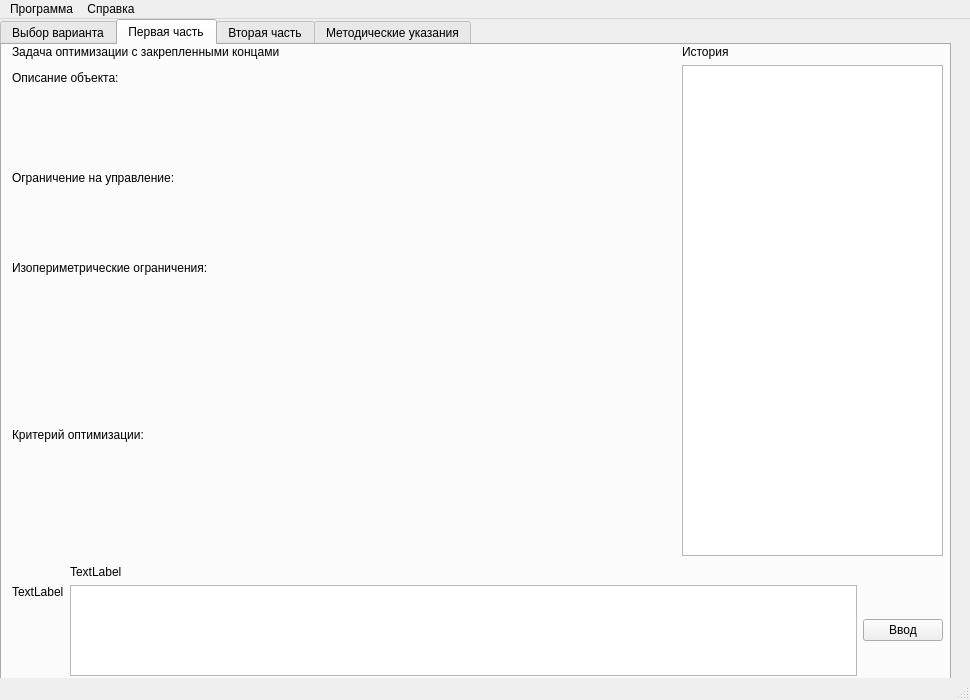
<?xml version="1.0" encoding="UTF-8"?>
<ui version="4.0">
 <class>MainWindow</class>
 <widget class="QMainWindow" name="MainWindow">
  <property name="geometry">
   <rect>
    <x>0</x>
    <y>0</y>
    <width>970</width>
    <height>700</height>
   </rect>
  </property>
  <property name="windowTitle">
   <string>Лабораторная работа по оптимальному управлению. Принцип максимума</string>
  </property>
  <widget class="QWidget" name="centralwidget">
   <widget class="QTabWidget" name="tabWidget">
    <property name="geometry">
     <rect>
      <x>0</x>
      <y>0</y>
      <width>951</width>
      <height>661</height>
     </rect>
    </property>
    <property name="focusPolicy">
     <enum>Qt::TabFocus</enum>
    </property>
    <property name="currentIndex">
     <number>1</number>
    </property>
    <widget class="QWidget" name="tab_var">
     <attribute name="title">
      <string>Выбор варианта</string>
     </attribute>
     <widget class="QWidget" name="verticalLayoutWidget">
      <property name="geometry">
       <rect>
        <x>10</x>
        <y>10</y>
        <width>211</width>
        <height>71</height>
       </rect>
      </property>
      <layout class="QVBoxLayout" name="verticalLayout">
       <item>
        <widget class="QLabel" name="label">
         <property name="text">
          <string>Выберите вариант от 1 до 25:</string>
         </property>
        </widget>
       </item>
       <item>
        <widget class="QSpinBox" name="spinBox">
         <property name="minimum">
          <number>1</number>
         </property>
         <property name="maximum">
          <number>25</number>
         </property>
        </widget>
       </item>
      </layout>
     </widget>
     <widget class="QWidget" name="horizontalLayoutWidget">
      <property name="geometry">
       <rect>
        <x>140</x>
        <y>90</y>
        <width>81</width>
        <height>41</height>
       </rect>
      </property>
      <layout class="QHBoxLayout" name="horizontalLayout">
       <item>
        <widget class="QPushButton" name="pushButton_OK">
         <property name="text">
          <string>OK</string>
         </property>
        </widget>
       </item>
      </layout>
     </widget>
     <widget class="QPushButton" name="pushButton_generate">
      <property name="geometry">
       <rect>
        <x>10</x>
        <y>140</y>
        <width>211</width>
        <height>23</height>
       </rect>
      </property>
      <property name="text">
       <string>Генерация варианта</string>
      </property>
     </widget>
    </widget>
    <widget class="QWidget" name="tab_p1">
     <attribute name="title">
      <string>Первая часть</string>
     </attribute>
     <widget class="QWidget" name="verticalLayoutWidget_2">
      <property name="geometry">
       <rect>
        <x>10</x>
        <y>0</y>
        <width>661</width>
        <height>511</height>
       </rect>
      </property>
      <layout class="QVBoxLayout" name="verticalLayout_2">
       <property name="sizeConstraint">
        <enum>QLayout::SetMinAndMaxSize</enum>
       </property>
       <item>
        <widget class="QLabel" name="label_2">
         <property name="sizePolicy">
          <sizepolicy hsizetype="Preferred" vsizetype="Fixed">
           <horstretch>0</horstretch>
           <verstretch>0</verstretch>
          </sizepolicy>
         </property>
         <property name="minimumSize">
          <size>
           <width>659</width>
           <height>13</height>
          </size>
         </property>
         <property name="text">
          <string>Задача оптимизации с закрепленными концами</string>
         </property>
        </widget>
       </item>
       <item>
        <widget class="QLabel" name="label_3">
         <property name="sizePolicy">
          <sizepolicy hsizetype="Preferred" vsizetype="Minimum">
           <horstretch>0</horstretch>
           <verstretch>0</verstretch>
          </sizepolicy>
         </property>
         <property name="minimumSize">
          <size>
           <width>659</width>
           <height>13</height>
          </size>
         </property>
         <property name="maximumSize">
          <size>
           <width>16777215</width>
           <height>26</height>
          </size>
         </property>
         <property name="text">
          <string>Описание объекта:</string>
         </property>
        </widget>
       </item>
       <item>
        <widget class="QWidget" name="widget" native="true">
         <property name="sizePolicy">
          <sizepolicy hsizetype="Preferred" vsizetype="Preferred">
           <horstretch>0</horstretch>
           <verstretch>0</verstretch>
          </sizepolicy>
         </property>
         <property name="minimumSize">
          <size>
           <width>659</width>
           <height>55</height>
          </size>
         </property>
         <property name="maximumSize">
          <size>
           <width>16777215</width>
           <height>40</height>
          </size>
         </property>
        </widget>
       </item>
       <item>
        <widget class="QLabel" name="label_6">
         <property name="sizePolicy">
          <sizepolicy hsizetype="Preferred" vsizetype="Preferred">
           <horstretch>0</horstretch>
           <verstretch>0</verstretch>
          </sizepolicy>
         </property>
         <property name="minimumSize">
          <size>
           <width>659</width>
           <height>13</height>
          </size>
         </property>
         <property name="text">
          <string>Ограничение на управление:</string>
         </property>
        </widget>
       </item>
       <item>
        <widget class="QWidget" name="widget_12" native="true">
         <property name="minimumSize">
          <size>
           <width>659</width>
           <height>30</height>
          </size>
         </property>
        </widget>
       </item>
       <item>
        <widget class="QLabel" name="label_5">
         <property name="sizePolicy">
          <sizepolicy hsizetype="Preferred" vsizetype="Minimum">
           <horstretch>0</horstretch>
           <verstretch>0</verstretch>
          </sizepolicy>
         </property>
         <property name="minimumSize">
          <size>
           <width>659</width>
           <height>13</height>
          </size>
         </property>
         <property name="text">
          <string>Изопериметрические ограничения:</string>
         </property>
        </widget>
       </item>
       <item>
        <widget class="QWidget" name="widget_4" native="true">
         <property name="minimumSize">
          <size>
           <width>659</width>
           <height>55</height>
          </size>
         </property>
        </widget>
       </item>
       <item>
        <widget class="QWidget" name="widget_5" native="true">
         <property name="minimumSize">
          <size>
           <width>659</width>
           <height>55</height>
          </size>
         </property>
        </widget>
       </item>
       <item>
        <widget class="QLabel" name="label_8">
         <property name="sizePolicy">
          <sizepolicy hsizetype="Preferred" vsizetype="Preferred">
           <horstretch>0</horstretch>
           <verstretch>0</verstretch>
          </sizepolicy>
         </property>
         <property name="minimumSize">
          <size>
           <width>659</width>
           <height>13</height>
          </size>
         </property>
         <property name="text">
          <string>Критерий оптимизации:</string>
         </property>
        </widget>
       </item>
       <item>
        <widget class="QWidget" name="widget_3" native="true">
         <property name="sizePolicy">
          <sizepolicy hsizetype="Preferred" vsizetype="Preferred">
           <horstretch>0</horstretch>
           <verstretch>0</verstretch>
          </sizepolicy>
         </property>
         <property name="minimumSize">
          <size>
           <width>659</width>
           <height>50</height>
          </size>
         </property>
        </widget>
       </item>
       <item>
        <widget class="QWidget" name="widget_2" native="true">
         <property name="minimumSize">
          <size>
           <width>659</width>
           <height>40</height>
          </size>
         </property>
         <property name="maximumSize">
          <size>
           <width>16777215</width>
           <height>40</height>
          </size>
         </property>
        </widget>
       </item>
      </layout>
     </widget>
     <widget class="QWidget" name="verticalLayoutWidget_3">
      <property name="geometry">
       <rect>
        <x>680</x>
        <y>0</y>
        <width>261</width>
        <height>511</height>
       </rect>
      </property>
      <layout class="QVBoxLayout" name="verticalLayout_3">
       <item>
        <widget class="QLabel" name="label_10">
         <property name="enabled">
          <bool>true</bool>
         </property>
         <property name="text">
          <string>История</string>
         </property>
        </widget>
       </item>
       <item>
        <widget class="QPlainTextEdit" name="plainTextEdit_3">
         <property name="readOnly">
          <bool>true</bool>
         </property>
        </widget>
       </item>
      </layout>
     </widget>
     <widget class="QWidget" name="gridLayoutWidget">
      <property name="geometry">
       <rect>
        <x>10</x>
        <y>520</y>
        <width>931</width>
        <height>111</height>
       </rect>
      </property>
      <layout class="QGridLayout" name="gridLayout">
       <item row="2" column="2">
        <widget class="QPushButton" name="pushButton_Input1">
         <property name="text">
          <string>Ввод</string>
         </property>
        </widget>
       </item>
       <item row="2" column="0">
        <widget class="QLabel" name="label_12">
         <property name="text">
          <string>TextLabel</string>
         </property>
         <property name="alignment">
          <set>Qt::AlignLeading|Qt::AlignLeft|Qt::AlignTop</set>
         </property>
        </widget>
       </item>
       <item row="0" column="1">
        <widget class="QLabel" name="label_11">
         <property name="text">
          <string>TextLabel</string>
         </property>
         <property name="alignment">
          <set>Qt::AlignLeading|Qt::AlignLeft|Qt::AlignVCenter</set>
         </property>
        </widget>
       </item>
       <item row="2" column="1">
        <widget class="QPlainTextEdit" name="plainTextEdit"/>
       </item>
      </layout>
     </widget>
    </widget>
    <widget class="QWidget" name="tab_p2">
     <attribute name="title">
      <string>Вторая часть</string>
     </attribute>
     <widget class="QWidget" name="verticalLayoutWidget_4">
      <property name="geometry">
       <rect>
        <x>680</x>
        <y>0</y>
        <width>261</width>
        <height>511</height>
       </rect>
      </property>
      <layout class="QVBoxLayout" name="verticalLayout_4">
       <item>
        <widget class="QLabel" name="label_13">
         <property name="text">
          <string>История</string>
         </property>
        </widget>
       </item>
       <item>
        <widget class="QPlainTextEdit" name="plainTextEdit_4">
         <property name="readOnly">
          <bool>true</bool>
         </property>
        </widget>
       </item>
      </layout>
     </widget>
     <widget class="QWidget" name="gridLayoutWidget_2">
      <property name="geometry">
       <rect>
        <x>10</x>
        <y>520</y>
        <width>931</width>
        <height>111</height>
       </rect>
      </property>
      <layout class="QGridLayout" name="gridLayout_2">
       <item row="1" column="0">
        <widget class="QLabel" name="label_15">
         <property name="text">
          <string>TextLabel</string>
         </property>
         <property name="alignment">
          <set>Qt::AlignLeading|Qt::AlignLeft|Qt::AlignTop</set>
         </property>
        </widget>
       </item>
       <item row="0" column="1">
        <widget class="QLabel" name="label_14">
         <property name="text">
          <string>TextLabel</string>
         </property>
        </widget>
       </item>
       <item row="1" column="2">
        <widget class="QPushButton" name="pushButton_Input2">
         <property name="text">
          <string>Ввод</string>
         </property>
        </widget>
       </item>
       <item row="1" column="1">
        <widget class="QPlainTextEdit" name="plainTextEdit_2"/>
       </item>
      </layout>
     </widget>
     <widget class="QWidget" name="verticalLayoutWidget_5">
      <property name="geometry">
       <rect>
        <x>10</x>
        <y>10</y>
        <width>661</width>
        <height>501</height>
       </rect>
      </property>
      <layout class="QVBoxLayout" name="verticalLayout_5">
       <property name="sizeConstraint">
        <enum>QLayout::SetNoConstraint</enum>
       </property>
       <item alignment="Qt::AlignBottom">
        <widget class="QLabel" name="label_4">
         <property name="sizePolicy">
          <sizepolicy hsizetype="Preferred" vsizetype="Minimum">
           <horstretch>0</horstretch>
           <verstretch>0</verstretch>
          </sizepolicy>
         </property>
         <property name="minimumSize">
          <size>
           <width>659</width>
           <height>13</height>
          </size>
         </property>
         <property name="text">
          <string>Задача со свободным правым концом</string>
         </property>
        </widget>
       </item>
       <item>
        <widget class="QLabel" name="label_16">
         <property name="sizePolicy">
          <sizepolicy hsizetype="Preferred" vsizetype="Minimum">
           <horstretch>0</horstretch>
           <verstretch>0</verstretch>
          </sizepolicy>
         </property>
         <property name="minimumSize">
          <size>
           <width>659</width>
           <height>13</height>
          </size>
         </property>
         <property name="maximumSize">
          <size>
           <width>659</width>
           <height>27</height>
          </size>
         </property>
         <property name="text">
          <string>Описание объекта:</string>
         </property>
        </widget>
       </item>
       <item>
        <widget class="QWidget" name="widget_6" native="true">
         <property name="minimumSize">
          <size>
           <width>0</width>
           <height>55</height>
          </size>
         </property>
        </widget>
       </item>
       <item>
        <widget class="QLabel" name="label_7">
         <property name="sizePolicy">
          <sizepolicy hsizetype="Preferred" vsizetype="Minimum">
           <horstretch>0</horstretch>
           <verstretch>0</verstretch>
          </sizepolicy>
         </property>
         <property name="minimumSize">
          <size>
           <width>659</width>
           <height>13</height>
          </size>
         </property>
         <property name="text">
          <string>Ограничение на управление</string>
         </property>
        </widget>
       </item>
       <item>
        <widget class="QWidget" name="widget_13" native="true">
         <property name="minimumSize">
          <size>
           <width>0</width>
           <height>40</height>
          </size>
         </property>
        </widget>
       </item>
       <item>
        <widget class="QLabel" name="label_18">
         <property name="sizePolicy">
          <sizepolicy hsizetype="Preferred" vsizetype="Minimum">
           <horstretch>0</horstretch>
           <verstretch>0</verstretch>
          </sizepolicy>
         </property>
         <property name="minimumSize">
          <size>
           <width>659</width>
           <height>13</height>
          </size>
         </property>
         <property name="text">
          <string>Изопериметрические ограничения:</string>
         </property>
        </widget>
       </item>
       <item>
        <widget class="QWidget" name="widget_7" native="true">
         <property name="minimumSize">
          <size>
           <width>0</width>
           <height>40</height>
          </size>
         </property>
        </widget>
       </item>
       <item>
        <widget class="QWidget" name="widget_8" native="true">
         <property name="minimumSize">
          <size>
           <width>0</width>
           <height>40</height>
          </size>
         </property>
        </widget>
       </item>
       <item>
        <widget class="QLabel" name="label_21">
         <property name="minimumSize">
          <size>
           <width>659</width>
           <height>13</height>
          </size>
         </property>
         <property name="text">
          <string>Критерий оптимизации:</string>
         </property>
        </widget>
       </item>
       <item>
        <widget class="QWidget" name="widget_10" native="true">
         <property name="minimumSize">
          <size>
           <width>0</width>
           <height>55</height>
          </size>
         </property>
        </widget>
       </item>
       <item>
        <widget class="QWidget" name="widget_9" native="true">
         <property name="minimumSize">
          <size>
           <width>0</width>
           <height>30</height>
          </size>
         </property>
        </widget>
       </item>
      </layout>
     </widget>
    </widget>
    <widget class="QWidget" name="tab_method">
     <attribute name="title">
      <string>Методические указания</string>
     </attribute>
     <widget class="QLabel" name="label_24">
      <property name="geometry">
       <rect>
        <x>10</x>
        <y>10</y>
        <width>801</width>
        <height>361</height>
       </rect>
      </property>
      <property name="text">
       <string>TextLabel</string>
      </property>
     </widget>
    </widget>
   </widget>
  </widget>
  <widget class="QStatusBar" name="statusBar"/>
  <widget class="QMenuBar" name="menuBar">
   <property name="geometry">
    <rect>
     <x>0</x>
     <y>0</y>
     <width>970</width>
     <height>21</height>
    </rect>
   </property>
   <widget class="QMenu" name="menuFile">
    <property name="title">
     <string>Программа</string>
    </property>
    <addaction name="actionQuit"/>
   </widget>
   <widget class="QMenu" name="menuHelp">
    <property name="title">
     <string>Справка</string>
    </property>
    <addaction name="actionAbout"/>
   </widget>
   <addaction name="menuFile"/>
   <addaction name="menuHelp"/>
  </widget>
  <action name="actionAbout">
   <property name="text">
    <string>О программе</string>
   </property>
  </action>
  <action name="actionQuit">
   <property name="text">
    <string>Выход</string>
   </property>
  </action>
 </widget>
 <resources/>
 <connections/>
</ui>
